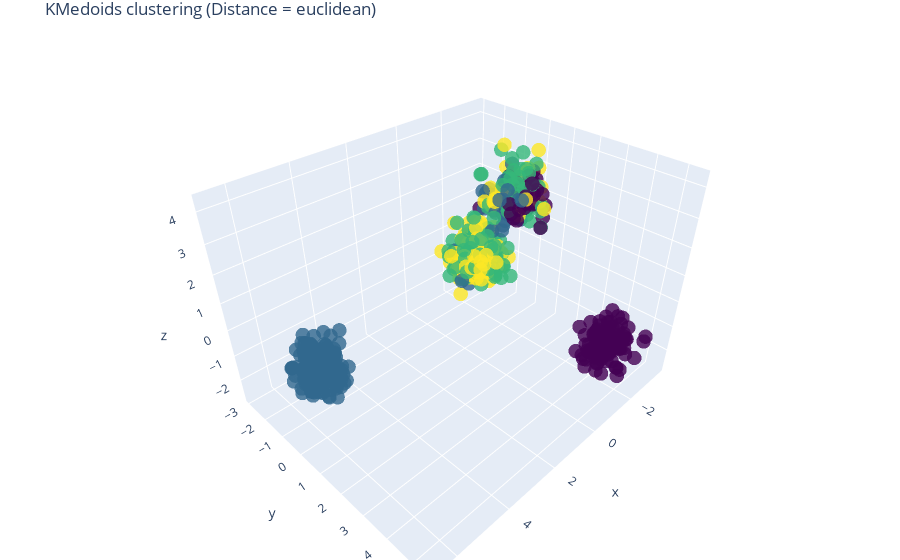

This figure's notebook cell:
### Code cell
plot_3d(coords, labels=kmedoids.labels_, title=f"KMedoids clustering\n(Distance = {d_metric})")

### Figure 1 — Plotly figure (JSON) as saved in the notebook; plotly's stock layout.template omitted (floating-point values rounded to 4 significant figures; data arrays with more than 128 entries replaced by an {"elided": "..."} marker saying what was removed)
{"data": [{"marker": {"color": {"elided": "750 int values"}, "colorscale": [[0, "#440154"], [0.1111, "#482878"], [0.2222, "#3e4989"], [0.3333, "#31688e"], [0.4444, "#26828e"], [0.5556, "#1f9e89"], [0.6667, "#35b779"], [0.7778, "#6ece58"], [0.8889, "#b5de2b"], [1, "#fde725"]], "opacity": 0.8, "size": 5}, "mode": "markers", "type": "scatter3d", "x": {"elided": "750 float values"}, "y": {"elided": "750 float values"}, "z": {"elided": "750 float values"}}], "layout": {"margin": {"b": 0, "l": 20, "r": 0, "t": 30}, "title": {"text": "KMedoids clustering\n(Distance = euclidean)"}}}
